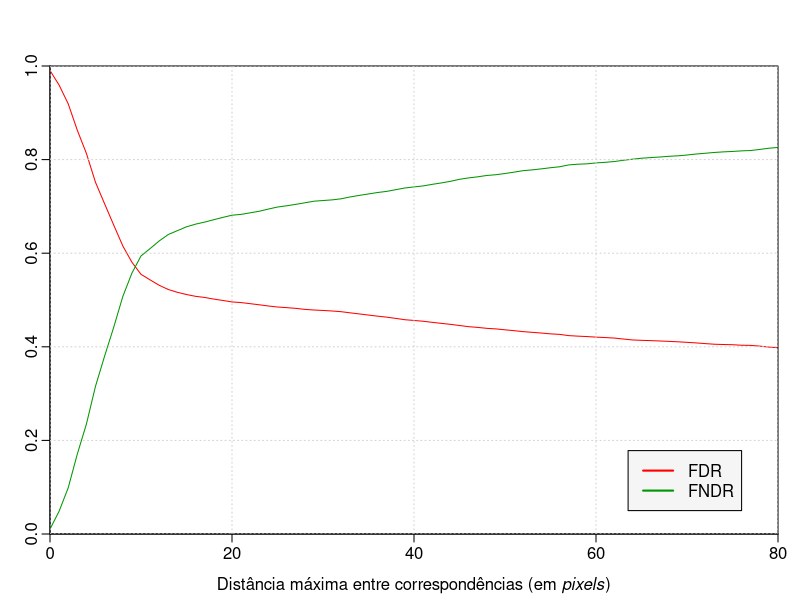

R code for this plot:
#!/usr/bin/env Rscript
graph_data <- read.table("true-automatic-fdr.txt", header=T, sep="\t")
pdf(file="detection.pdf")
par(mgp=c(2.2,0.45,0), tcl=-0.4, mar=c(3.3,2.5,3.3,1.1))
plot(graph_data$thr, graph_data$fdr, type='l', pch=16, col='red', xlim=range(0:80), ylim=range(0:1), ann=FALSE, xaxs="i", yaxs="i")
par(new = TRUE)
graph_data <- read.table("true-automatic-fndr.txt", header=T, sep="\t")
plot(graph_data$thr, graph_data$fndr, type='l', pch=16, col=rgb(0, 150, 0, maxColorValue=255), xlim=range(0:80), ylim=range(0:1), axes = FALSE, ann = FALSE, xaxs="i", yaxs="i")
grid(col = "lightgray", lty = "dotted", lwd = par("lwd"), equilogs = TRUE)
legend("bottomright", inset=.05, cex = 1, c("FDR", "FNDR"), lty=c(1,1), lwd=c(2,2), col=c("red",rgb(0, 150, 0, maxColorValue=255)), bg="grey96")
title(main="", xlab=substitute(paste("Distância máxima entre correspondências (em ", italic('pixels'), ")" )), ylab="")
dev.off()
